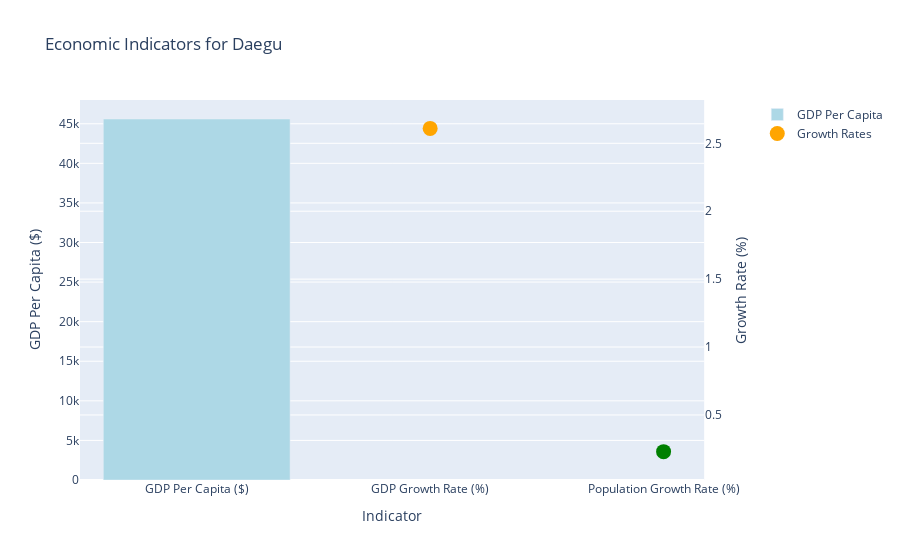

Notebook source saved alongside this figure:
### Markdown cell above
Key observations:
These visualizations together paint a picture of a housing market with significant affordability challenges. The high mortgage-to-income ratio and price-to-income ratio suggest that buying a home is out of reach for many residents.
This data underscores the importance of your project in predicting apartment prices, as it could help stakeholders better understand and navigate this challenging market.

### Code cell
import plotly.graph_objects as go
from plotly.subplots import make_subplots

# Data
indicators = ['GDP Per Capita ($)', 'GDP Growth Rate (%)', 'Population Growth Rate (%)']
values = [45600, 2.61, 0.23]

# Create subplot with secondary y-axis
fig = make_subplots(specs=[[{"secondary_y": True}]])

# Add GDP Per Capita bar
fig.add_trace(
    go.Bar(x=[indicators[0]], y=[values[0]], name="GDP Per Capita", marker_color='lightblue'),
    secondary_y=False,
)

# Add Growth Rates scatter plot
fig.add_trace(
    go.Scatter(x=indicators[1:], y=values[1:], mode='markers', name="Growth Rates", 
               marker=dict(size=15, color=['orange', 'green'])),
    secondary_y=True,
)

# Update layout
fig.update_layout(
    title_text="Economic Indicators for Daegu",
    xaxis_title="Indicator",
)

fig.update_yaxes(title_text="GDP Per Capita ($)", secondary_y=False)
fig.update_yaxes(title_text="Growth Rate (%)", secondary_y=True)

fig.show()

### Figure 1 — Plotly figure (JSON) as saved in the notebook; plotly's stock layout.template omitted (floating-point values rounded to 4 significant figures)
{"data": [{"marker": {"color": "lightblue"}, "name": "GDP Per Capita", "type": "bar", "x": ["GDP Per Capita ($)"], "xaxis": "x", "y": [45600], "yaxis": "y"}, {"marker": {"color": ["orange", "green"], "size": 15}, "mode": "markers", "name": "Growth Rates", "type": "scatter", "x": ["GDP Growth Rate (%)", "Population Growth Rate (%)"], "xaxis": "x", "y": [2.61, 0.23], "yaxis": "y2"}], "layout": {"title": {"text": "Economic Indicators for Daegu"}, "xaxis": {"anchor": "y", "domain": [0, 0.94], "title": {"text": "Indicator"}}, "yaxis": {"anchor": "x", "domain": [0, 1], "title": {"text": "GDP Per Capita ($)"}}, "yaxis2": {"anchor": "x", "overlaying": "y", "side": "right", "title": {"text": "Growth Rate (%)"}}}}
